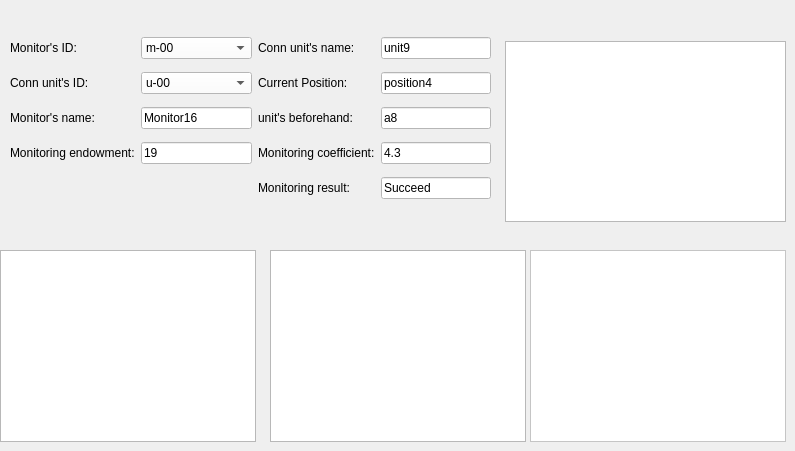
   <widget class="QWidget" name="monitorTab_2">
    <attribute name="title">
     <string>Monitors</string>
    </attribute>
    <widget class="QGraphicsView" name="graphicsView_25">
     <property name="geometry">
      <rect>
       <x>270</x>
       <y>250</y>
       <width>256</width>
       <height>192</height>
      </rect>
     </property>
     <property name="styleSheet">
      <string notr="true">border-image: url(:/patterns/6.png);</string>
     </property>
    </widget>
    <widget class="QGraphicsView" name="graphicsView_11">
     <property name="geometry">
      <rect>
       <x>505</x>
       <y>41</y>
       <width>281</width>
       <height>181</height>
      </rect>
     </property>
     <property name="styleSheet">
      <string notr="true">border-image: url(:/chart/8.png);
</string>
     </property>
    </widget>
    <widget class="QGraphicsView" name="graphicsView_12">
     <property name="geometry">
      <rect>
       <x>0</x>
       <y>250</y>
       <width>256</width>
       <height>192</height>
      </rect>
     </property>
     <property name="styleSheet">
      <string notr="true">border-image: url(:/chart/9.png);</string>
     </property>
    </widget>
    <widget class="QTextEdit" name="textEdit_2">
     <property name="geometry">
      <rect>
       <x>530</x>
       <y>250</y>
       <width>256</width>
       <height>192</height>
      </rect>
     </property>
     <property name="styleSheet">
      <string notr="true">background-color: rgb(255, 255, 255);</string>
     </property>
    </widget>
    <widget class="QWidget" name="">
     <property name="geometry">
      <rect>
       <x>10</x>
       <y>30</y>
       <width>481</width>
       <height>181</height>
      </rect>
     </property>
     <layout class="QGridLayout" name="gridLayout">
      <item row="0" column="0">
       <widget class="QLabel" name="label_120">
        <property name="text">
         <string>Monitor's ID:</string>
        </property>
       </widget>
      </item>
      <item row="0" column="1">
       <widget class="QComboBox" name="comboBox_16">
        <property name="styleSheet">
         <string notr="true">background-color: rgb(255, 255, 255);
</string>
        </property>
        <item>
         <property name="text">
          <string>m-00</string>
         </property>
        </item>
        <item>
         <property name="text">
          <string>m-01</string>
         </property>
        </item>
        <item>
         <property name="text">
          <string>m-02</string>
         </property>
        </item>
        <item>
         <property name="text">
          <string>m-03</string>
         </property>
        </item>
        <item>
         <property name="text">
          <string>m-04</string>
         </property>
        </item>
        <item>
         <property name="text">
          <string>m-05</string>
         </property>
        </item>
        <item>
         <property name="text">
          <string>m-06</string>
         </property>
        </item>
        <item>
         <property name="text">
          <string>m-07</string>
         </property>
        </item>
        <item>
         <property name="text">
          <string>m-08</string>
         </property>
        </item>
        <item>
         <property name="text">
          <string>m-09</string>
         </property>
        </item>
        <item>
         <property name="text">
          <string>m-10</string>
         </property>
        </item>
        <item>
         <property name="text">
          <string>m-11</string>
         </property>
        </item>
        <item>
         <property name="text">
          <string>m-12</string>
         </property>
        </item>
        <item>
         <property name="text">
          <string>m-13</string>
         </property>
        </item>
        <item>
         <property name="text">
          <string>m-14</string>
         </property>
        </item>
        <item>
         <property name="text">
          <string>m-15</string>
         </property>
        </item>
        <item>
         <property name="text">
          <string>m-16</string>
         </property>
        </item>
        <item>
         <property name="text">
          <string>m-17</string>
         </property>
        </item>
        <item>
         <property name="text">
          <string>m-18</string>
         </property>
        </item>
        <item>
         <property name="text">
          <string>m-19</string>
         </property>
        </item>
       </widget>
      </item>
      <item row="0" column="2">
       <widget class="QLabel" name="label_198">
        <property name="text">
         <string>Conn unit's name:</string>
        </property>
       </widget>
      </item>
      <item row="0" column="3">
       <widget class="QLineEdit" name="lineEdit_117">
        <property name="styleSheet">
         <string notr="true">background-color: rgb(255, 255, 255);</string>
        </property>
        <property name="text">
         <string>unit9</string>
        </property>
       </widget>
      </item>
      <item row="1" column="0">
       <widget class="QLabel" name="label_195">
        <property name="text">
         <string>Conn unit's ID:</string>
        </property>
       </widget>
      </item>
      <item row="1" column="1">
       <widget class="QComboBox" name="comboBox_3">
        <property name="styleSheet">
         <string notr="true">background-color: rgb(255, 255, 255);</string>
        </property>
        <item>
         <property name="text">
          <string>u-00</string>
         </property>
        </item>
        <item>
         <property name="text">
          <string>u-04</string>
         </property>
        </item>
        <item>
         <property name="text">
          <string>u-09</string>
         </property>
        </item>
        <item>
         <property name="text">
          <string>u-15</string>
         </property>
        </item>
        <item>
         <property name="text">
          <string>u-18</string>
         </property>
        </item>
       </widget>
      </item>
      <item row="1" column="2">
       <widget class="QLabel" name="label_200">
        <property name="text">
         <string>Current Position:</string>
        </property>
       </widget>
      </item>
      <item row="1" column="3">
       <widget class="QLineEdit" name="lineEdit_119">
        <property name="styleSheet">
         <string notr="true">background-color: rgb(255, 255, 255);</string>
        </property>
        <property name="text">
         <string>position4</string>
        </property>
       </widget>
      </item>
      <item row="2" column="0">
       <widget class="QLabel" name="label_196">
        <property name="text">
         <string>Monitor's name:</string>
        </property>
       </widget>
      </item>
      <item row="2" column="1">
       <widget class="QLineEdit" name="lineEdit_115">
        <property name="styleSheet">
         <string notr="true">background-color: rgb(255, 255, 255);</string>
        </property>
        <property name="text">
         <string>Monitor16</string>
        </property>
       </widget>
      </item>
      <item row="2" column="2">
       <widget class="QLabel" name="label_201">
        <property name="text">
         <string>unit's beforehand:</string>
        </property>
       </widget>
      </item>
      <item row="2" column="3">
       <widget class="QLineEdit" name="lineEdit_120">
        <property name="styleSheet">
         <string notr="true">background-color: rgb(255, 255, 255);</string>
        </property>
        <property name="text">
         <string>a8</string>
        </property>
       </widget>
      </item>
      <item row="3" column="0">
       <widget class="QLabel" name="label_197">
        <property name="text">
         <string>Monitoring endowment:</string>
        </property>
       </widget>
      </item>
      <item row="3" column="1">
       <widget class="QLineEdit" name="lineEdit_116">
        <property name="styleSheet">
         <string notr="true">background-color: rgb(255, 255, 255);</string>
        </property>
        <property name="text">
         <string>19</string>
        </property>
       </widget>
      </item>
      <item row="3" column="2">
       <widget class="QLabel" name="label_199">
        <property name="text">
         <string>Monitoring coefficient:</string>
        </property>
       </widget>
      </item>
      <item row="3" column="3">
       <widget class="QLineEdit" name="lineEdit_118">
        <property name="styleSheet">
         <string notr="true">background-color: rgb(255, 255, 255);</string>
        </property>
        <property name="text">
         <string>4.3</string>
        </property>
       </widget>
      </item>
      <item row="4" column="2">
       <widget class="QLabel" name="label_203">
        <property name="text">
         <string>Monitoring result:</string>
        </property>
       </widget>
      </item>
      <item row="4" column="3">
       <widget class="QLineEdit" name="lineEdit_122">
        <property name="styleSheet">
         <string notr="true">background-color: rgb(255, 255, 255);</string>
        </property>
        <property name="text">
         <string>Succeed</string>
        </property>
       </widget>
      </item>
     </layout>
    </widget>
   </widget>
